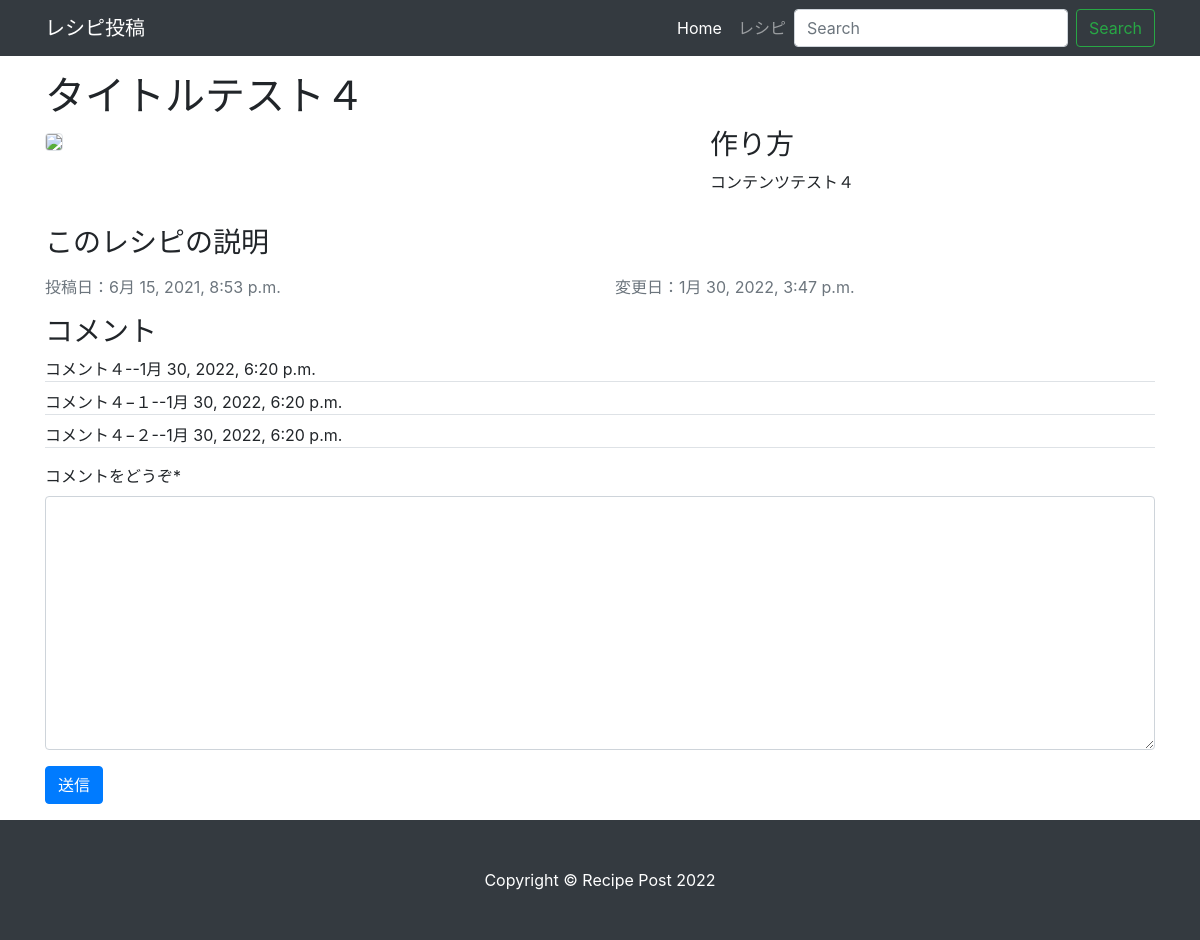
The page /recipe/4 on the database its author committed.
### recipe/models.py (models this page shows, shortened)
class Recipe(models.Model):
    title = models.CharField(verbose_name="タイトル", max_length=200)
    content = models.TextField(verbose_name="内容")
    description = models.TextField(blank=True, default="")
    image = models.ImageField(upload_to="images/uploaded/", default=None, null=True, blank=True)
    user = models.ForeignKey(User, on_delete=models.CASCADE, default=None, null=True)
    created = models.DateTimeField(auto_now_add=True)
    modified = models.DateTimeField(auto_now=True)
    detail_main = ImageSpecField(
        source = "image",
        processors = [ResizeToFill(640, 480)],
        format = "jpeg",
        options = {"quality": 80}
    )
    class Meta:
        verbose_name = "レシピ"
        verbose_name_plural = "レシピ"

### comment/models.py (models this page shows)
class Comment(models.Model):
  content = models.TextField()
  created = models.DateTimeField(auto_now_add=True)
  recipe = models.ForeignKey(Recipe, on_delete=models.CASCADE, default=None, null=True)

### recipe/views.py (the view)
# urls.py: path('<int:pk>', RecipeDetailView.as_view(), name="detail"),
class RecipeDetailView(DetailView):
  model = Recipe
  def get_context_data(self, **kwargs):
    context = super().get_context_data(**kwargs)
    context['CommentForm'] = CommentForm(initial={'recipe':self.object})
    return context

### comment/forms.py
class CommentForm(forms.ModelForm):
  class Meta:
    model = Comment
    fields = ["content", "recipe", ]
    widgets = {
      "recipe":forms.HiddenInput()
    }
    labels = {
      "content":"コメントをどうぞ"
    }

### recipe/templates/recipe/recipe_detail.html (shortened to what this page needs)
{% extends "base.html" %}
{% load static %}
{% load crispy_forms_tags %}
{% block body %}
  <div class="row my-3">
    <div class="col-lg-12">
      <h1>{{recipe.title}}</h1>
    </div>
    <div class="col-lg-7">
      {% if recipe.image %}
        <img src="{{ recipe.detail_main.url }}" width="640" class="img-fluid rounded border">
      {% else %}
        <img src="{% static 'images/01.jpeg' %}" width="640" class="img-fluid rounded border">
      {% endif %}
    </div>
    <div class="col-lg-5">
      <h3>作り方</h3>
      <p>{{recipe.content}}</p>
    </div>
  </div>
  <div class="row">
    <div class="col-lg-12">
      <h3>このレシピの説明</h3>
    </div>
  </div>
  <div class="row">
    <div class="col">
      <p class="text-muted">投稿日：{{recipe.created}}</p>
    </div>
    <div class="col">
      <p class="text-muted">変更日：{{recipe.modified}}</p>
    </div>
  </div>
  <div class="row">
    <div class="col">
      <h3>コメント</h3>
      <ul class= "list-unstyled">
        {% for comment in recipe.comment_set.all %}
        <li class="border-bottom mt-2">
          {{comment.content}}--{{comment.created}}
        </li>
        {% endfor %}
      </ul>
    </div>
  </div>
  <div class="row">
    <div class="col">
      <form method="post" action="{% url 'comment:create' %}">
        {{ CommentForm|crispy }}
        <button type="submit" class="btn btn-primary">送信</button>
      </form>
    </div>
  </div>
{% endblock %}

### assets/css/small-business.css (style rules this page uses)
body { padding-top: 56px; }

### rows shown on the page
Recipe: title "タイトルテスト４", content "コンテンツテスト４", created "6月 15, 2021, 8:53 p.m.", modified "1月 30, 2022, 3:47 p.m."
Comment: content "コメント４", created "1月 30, 2022, 6:20 p.m."
Comment: content "コメント４−１", created "1月 30, 2022, 6:20 p.m."
Comment: content "コメント４−２", created "1月 30, 2022, 6:20 p.m."
